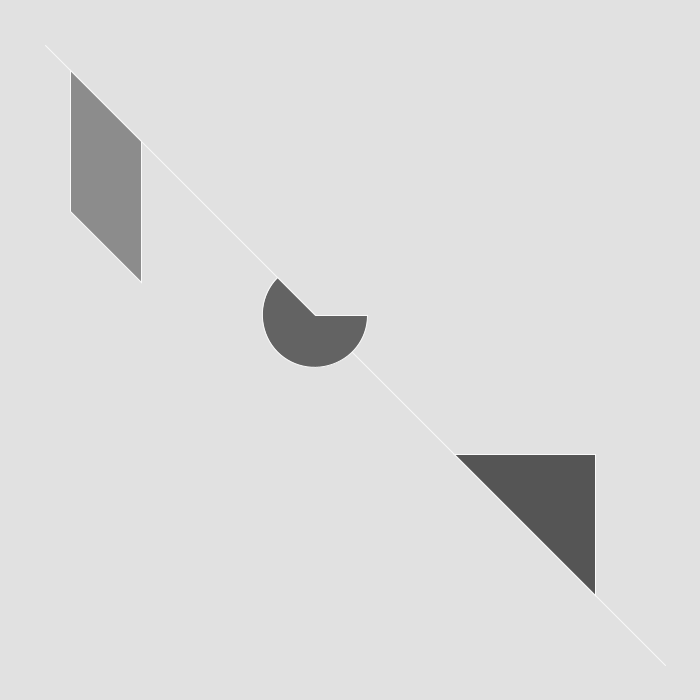
Frame 1 (no input)
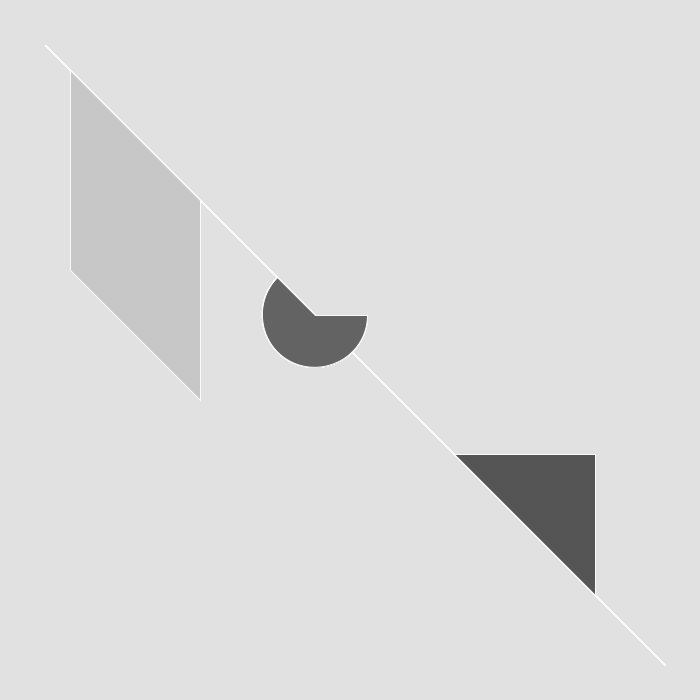
Frame 60 (the mouse pressed at the canvas centre just before this capture)
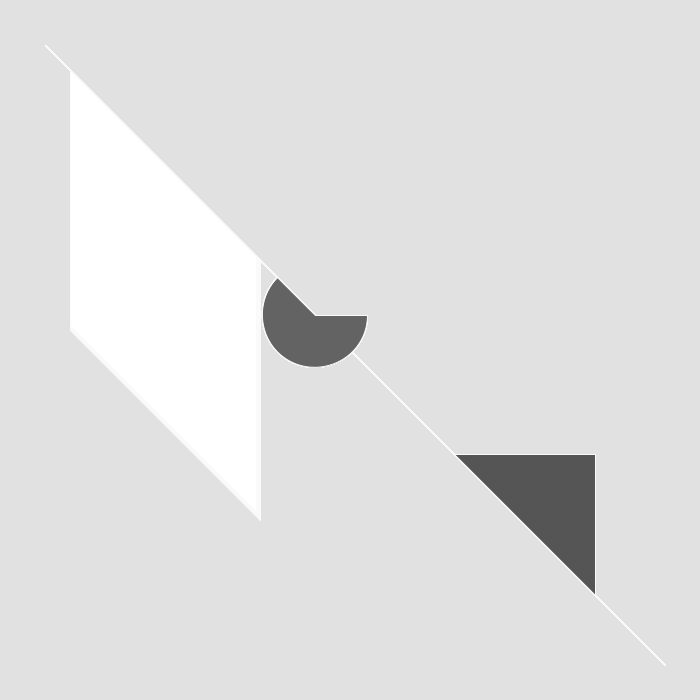
Frame 120 (the mouse held since frame 60 and released just before this capture)

The Processing sketch that drew these frames (run headless with seeded random() and noise(); from frame 60 on, the mouse is pressed at the canvas centre):

// Processing sketch: Week1_Homework2_0
// ── Week1_Homework2_0.pde
int bgColor = 225;
int linePosition;
int lineSize;
int triPosition;
int triSize;
int quadPosition;
int quadSize;
int arcPosition;
int arcSize;


void setup() {
  //first parameter is width, second is height
  size(700, 700);
  background(bgColor);

  //linePosition = int(width*.25);

  linePosition = int(width*random(0.1));
  lineSize = int(width*.95);

  quadPosition = int(width*.1);
  quadSize = int(width*.2);

  arcPosition = int(width*.15);
  arcSize = int(width*.45);

  triPosition = int(width*.65);
  triSize = int(width*.85);

  //triPosition = int(width*random(1.3));
  //triSize = int(width*.75);  

  //quadPosition = int(width*random(3.1));
  //quadSize = int(width*.2);

  //arcPosition = int(width*random(0.1));
  //arcSize = int(width*.35);

  println (linePosition);
}

void draw() {
  //ellopse(x position, y position, width, height)

  //stroke(169,152,75);
  //line(30, 20, 85, 75);

  //fill(102,145,217);
  //triangle(30, 75, 58, 20, 86, 75);

  //fill(97,131,166);
  //quad(38, 31, 86, 20, 69, 63, 30, 76);

  //stroke(169,152,75);
  //line(300, 300, 85, 75);

  //fill(102,145,217);
  //triangle(30, 75, 58, 20, 86, 75);

  //fill(97,131,166);
  //quad(38, 31, 86, 20, 69, 63, 30, 76);


  //stroke (125, 125, 125);
  stroke(250);
  line(linePosition, linePosition, lineSize, lineSize);

  fill(quadSize++);
  //quad(quadSize+38, quadSize+31, quadSize+86, quadSize+20, quadPosition+69, quadPosition+63, quadPosition+30, quadPosition+76);
  quad(quadSize, quadSize, quadSize, quadSize+quadSize, quadPosition, quadPosition+quadSize, quadPosition, quadPosition);

  fill(99, 99, 99);
  arc(arcSize, arcSize, arcPosition, arcPosition, 0, PI+QUARTER_PI, PIE);

  fill(85, 85, 85);
  triangle(triSize, triSize, triSize, triPosition, triPosition, triPosition);
}
